Frame 1 (no input): blank canvas, image omitted
Frame 60 (no input): blank canvas, image omitted
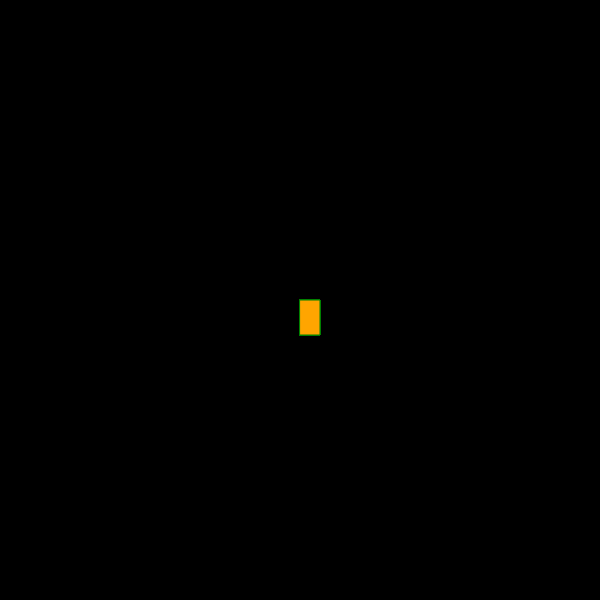
Frame 120 (the mouse pressed at the canvas centre since frame 60)

The p5.js sketch whose frames 1 and 60 were blank and that drew this single picture after the mouse press (run headless with seeded random() and noise() and a simulated clock; from frame 60 on, the mouse is pressed at the canvas centre):

// p5.js sketch
// ── sketch.js
function setup() {
    createCanvas(600, 600);
    background("black");
  } 
  
  function draw() {
    
    
    stroke("green")
    fill("orange")
   
    //console.log(mouseIsPressed);
    
    if (mouseIsPressed) {
    rect(mouseX, mouseY, 20, 35);
    } 
  }
